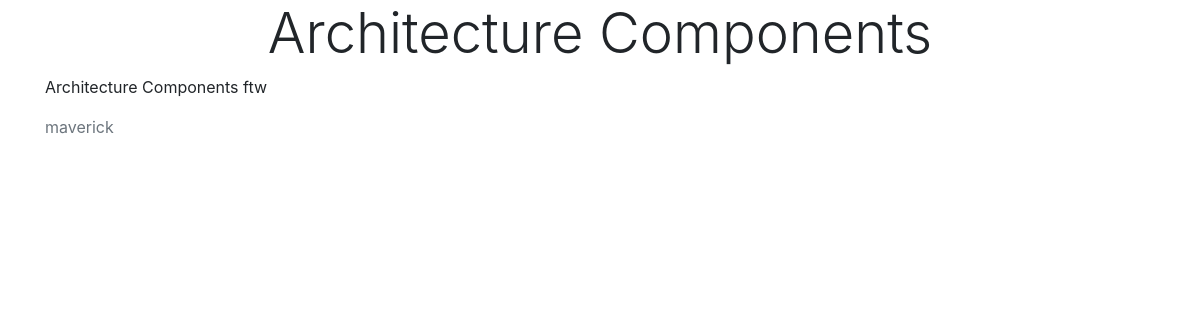
/blog/2/, run on an earlier commit of the app's database.
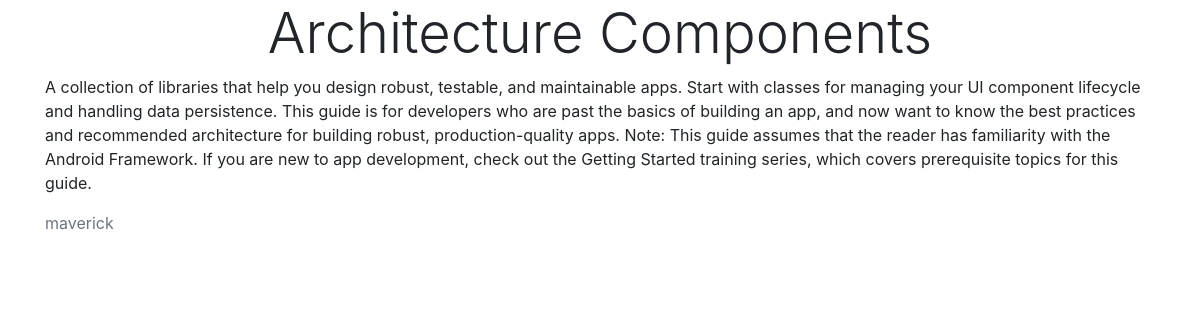
And on a later commit of the database.
### blog/models.py (models this page shows, shortened)
class Blog(models.Model):
	blog_title = models.CharField(max_length=100)
	blog_content = models.TextField(max_length=800)
	blog_author = models.CharField(max_length=50)
	pub_date = models.DateTimeField('date published')

### blog/views.py (the view)
# urls.py: path('<int:blog_id>/', views.detail, name='detail'),
def detail(request, blog_id):
	blog = get_object_or_404(Blog, pk = blog_id)
	return render(request, 'blog/detail.html', {'blog' : blog,})

### blog/templates/blog/detail.html (shortened to what this page needs)
<!DOCTYPE html>
<html>
<head>
	{% load static %}
	<link rel="stylesheet" type="text/css" href="{% static 'blog/css/bootstrap.min.css' %}" />
</head>
<body>
	<div class="container">
		<h1 align="center" class="display-4">{{ blog.blog_title }}</h1>
		<p>{{ blog.blog_content }}</p>
		<p class="text-secondary">{{ blog.blog_author }}</p>
	</div>
</body>
</html>

What changed in the data, as far as the page shows it:
changed Blog "Architecture Components": blog_content "Architecture Components ftw" → "A collection of libraries that help you design robust, testable, and maintainable apps. Start with classes for managing your UI component lifecycle and handling data persistence. This guide is for developers who are past the basics of building an app, and now want to know the best practices and recommended architecture for building robust, production-quality apps. Note: This guide assumes that the reader has familiarity with the Android Framework. If you are new to app development, check out the Getting Started training series, which covers prerequisite topics for this guide."
